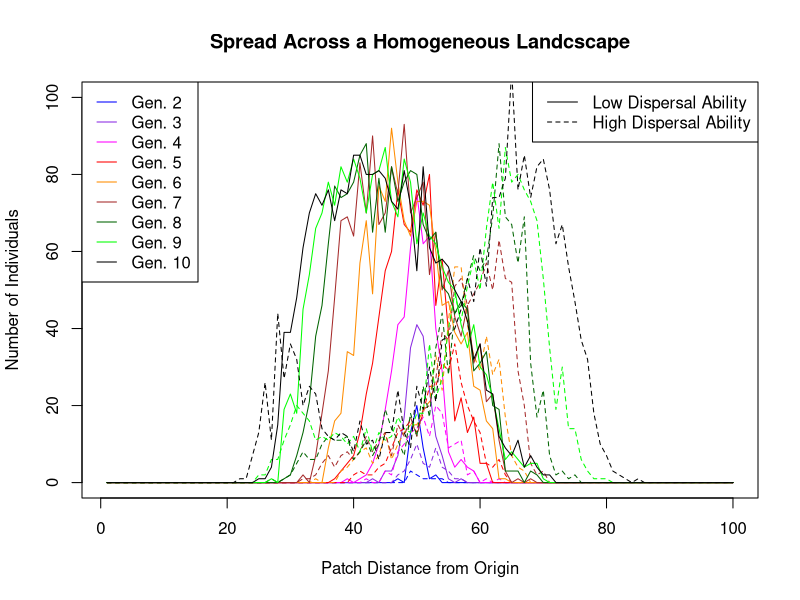
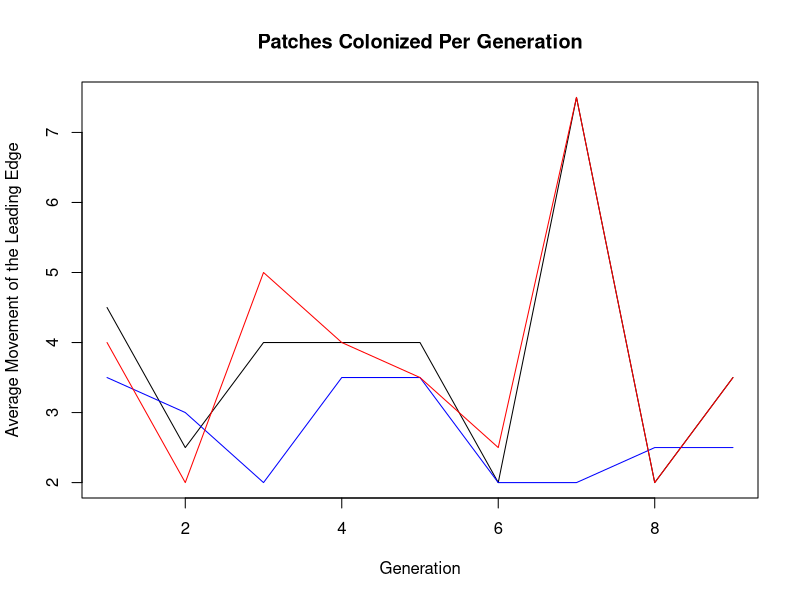
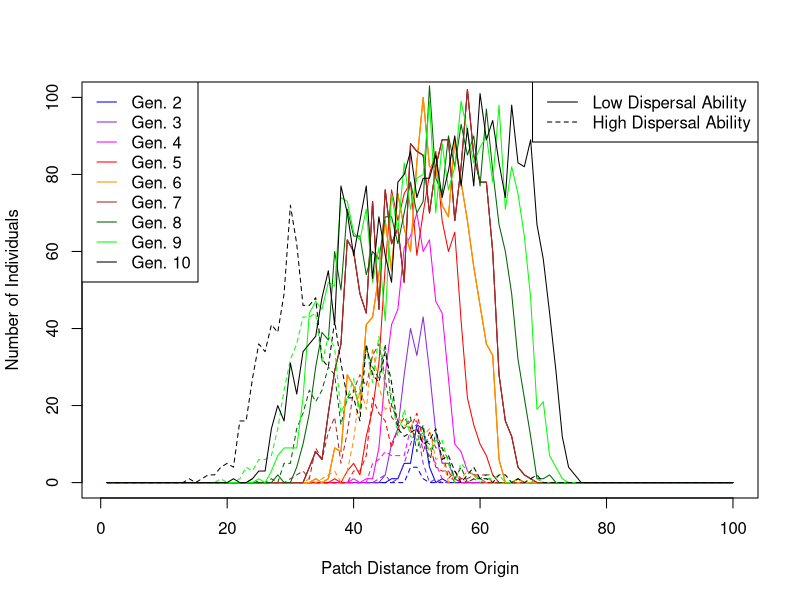
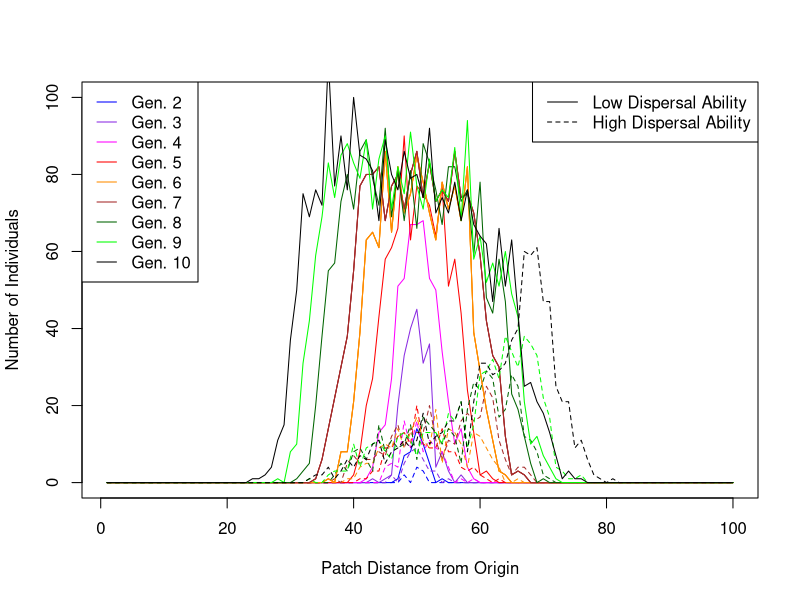
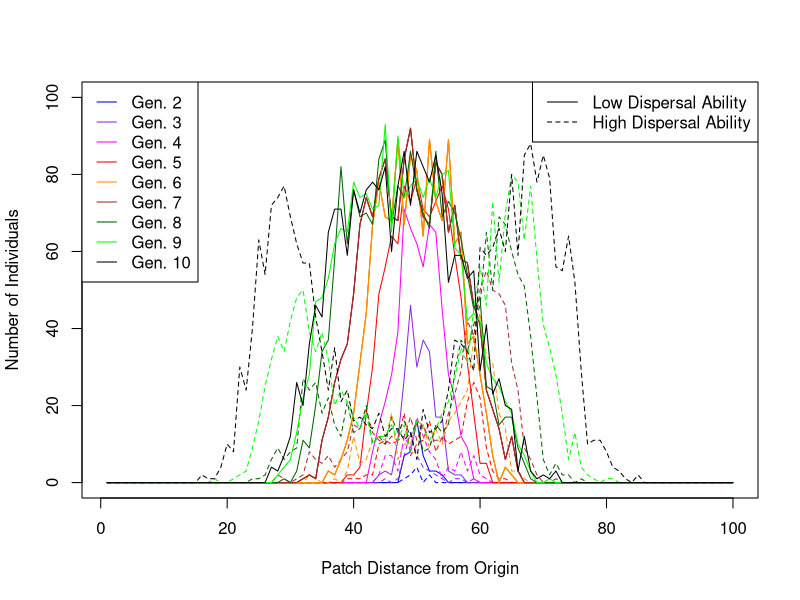
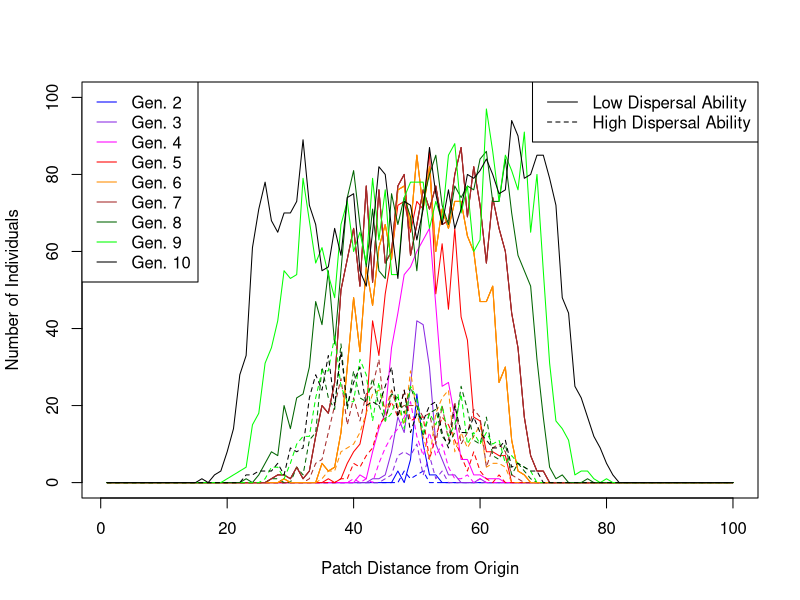
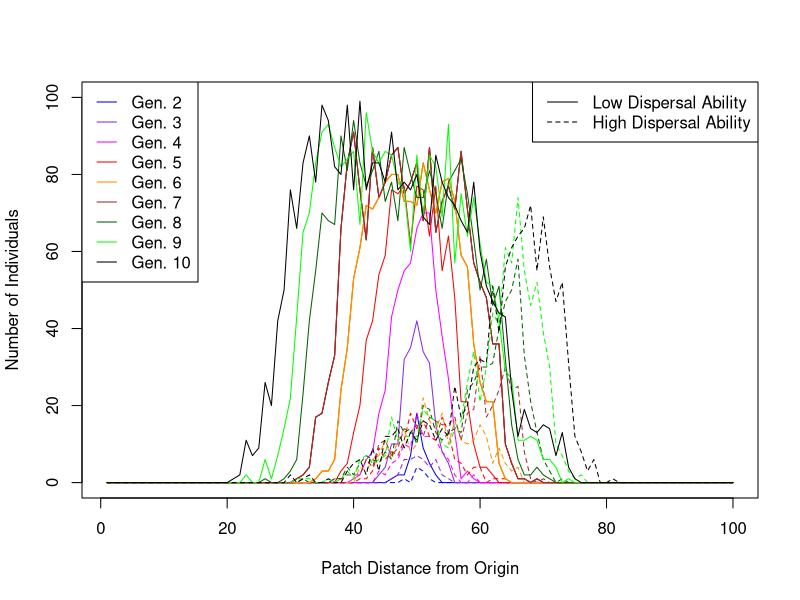
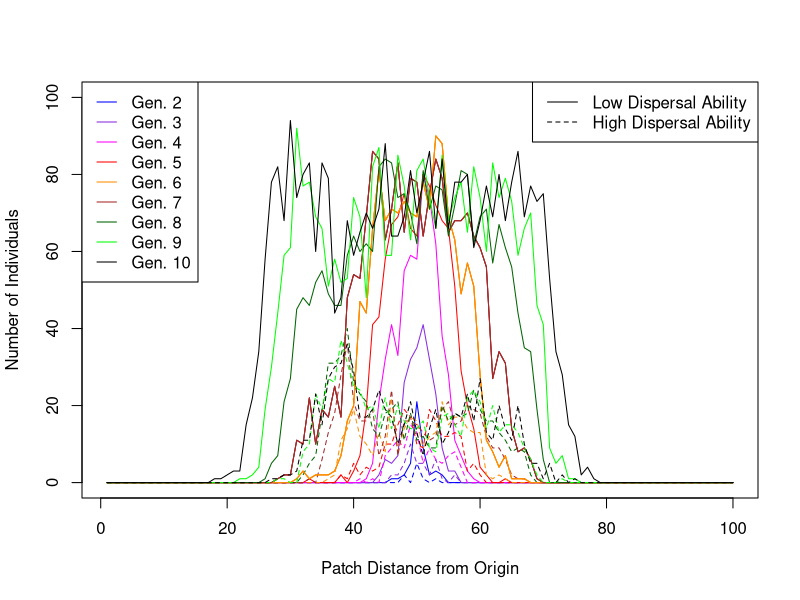

R code for these plots, in order:
## ---- chunk 1
#########################################################

# parameters

#intrinsic rate of increase 
lambda <- 10
#intraspecific competition
alpha <- .1
#distance decay rate (low mdd)
m1 <- 1
#distance decay rate (high mdd)
m2<-0.8
#starting population (small m)
N_0 <- 10
#starting population (big m)
M_0<-2
#number of generations to simulate 
g_max <- 10
#number of patches
patch <- 100
#distance between patches vector
dpatch <- 1
#Define distance vector (for now must be integer distances between patches)
dvect <- seq(from=0,length.out = patch,by=dpatch)

##########################################################
#functions

#seed production function (now discrete)
gNty <- function(j){
  seeds<-vector()
  jnext<-(lambda*j)/(1+alpha*j)
  seeds<-c(seeds,jnext)
  return(round(seeds,0))
}

#dispersal function second version -- refactored to remove unnecessary loops and seperate steps into helpers
disperse2<-function(x,y,m){
  pmove<-vector("numeric", patch)
  if (x==0)
    return(pmove)
  else
    move<-distance(x,m)*direction(x)
  for (i in 1:x){ #this moves seeds to their new home, x is number of seeds, compute for each seed 
    for (j in 1:patch){ #this finds the corresponding home for each seed 
     # place(move[i],pwdist[y,j],pmove[j])
      if (move[i]==pwdist[y,j])
      {pmove[j]<-pmove[j]+1}
    }
  }
 return(pmove) 
}
#dispersal helper -- generate random distances
distance<-function(x,m){
  dist<-round(rexp(x,m),0)
  return(dist)
}

#dispersal helper -- generate random directions
direction<-function(x){
  dir<-rbinom(x,1,0.5)
  sapply(dir,refactor)
}

#direction helper -- refactor 0 to -1
refactor<-function(x){
  if (x==0)
    x<- -1
  else x
}

##########################################################

# Initialize matrices for storing data

#Population Spread Matrix
#Adds values to each row for each generation
#Coloumns correspond to patches defined by dvect
spread<-matrix(0,g_max,patch)
spread[1,50]<-N_0
spreadhm<-matrix(0,g_max,patch)
spreadhm[1,50]<-M_0


#Seeds Dispersed
#vector for storing seeds produced, resets each generation
seedsp1<-vector("numeric", patch)
seedsp2<-vector("numeric",patch)
#matrix containing number of plants/seeds in each patch after dispersal
#rows are originating patches where seeds were produced,
#coloumns are where they disperse to
seedsd1<-matrix(0,patch,patch)
seedsd2<-matrix(0,patch,patch)

#Pairwise Distances Matrix
#Distances between patch i,j for row i 
#and coloumn j
pwdist<-matrix(NA,patch,patch)
for (i in 1:patch){
  for (j in 1:patch){
    pwdist[i,j]<-dvect[j]-dvect[i]
  }
}

####################################################################
## ---- chunk 2
#Run Simulation

for (i in 1:(g_max-1)){ #for each generation
  total<-spread[i,]+spreadhm[i,]
  ratio<-spread[i,]/total
  ratio[is.nan(ratio)] <- 0
  seeds<-gNty(total)
  seedsp1<-round(ratio*seeds)
  seedsp2<-round((1-ratio)*seeds)
  for (j in 1:patch){ #disperse seeds
    seedsd1[j,]<-disperse2(seedsp1[j],j,m1)
    seedsd2[j,]<-disperse2(seedsp2[j],j,m2)
  }
  spread[i+1,]<-apply(seedsd1,2,sum) #fill in next row in population matrix
  spreadhm[i+1,]<-apply(seedsd2,2,sum)
}
## ---- chunk 3
plot(spread[2,], type="l", col="blue",ylim=c(0,100),main="Spread Across a Homogeneous Landcscape", xlab="Patch Distance from Origin", ylab="Number of Individuals")
lines(spreadhm[2,], col="blue",lty=2)
lines(spread[3,], col="blueviolet")
lines(spreadhm[3,], col="blueviolet",lty=2)
lines(spreadhm[4,], col="magenta",lty=2)
lines(spread[4,], col="magenta")
lines(spread[5,], col="red")
lines(spreadhm[5,], col="red",lty=2)
lines(spreadhm[6,], col="darkorange",lty=2)
lines(spread[6,], col="darkorange")
lines(spread[7,], col="brown")
lines(spreadhm[7,], col="brown", lty=2)
lines(spreadhm[8,], col="darkgreen", lty=2)
lines(spread[8,], col="darkgreen")
lines(spread[9,], col="green")
lines(spreadhm[9,], col="green",lty=2)
lines(spreadhm[10,], col="black",lty=2)
lines(spread[10,], col="black")
legend("topleft", legend=c("Gen. 2", "Gen. 3", "Gen. 4", "Gen. 5", "Gen. 6", "Gen. 7", "Gen. 8", "Gen. 9", "Gen. 10"), col=c("blue","blueviolet","magenta","red","darkorange","brown","darkgreen","green","black"), lty=1, ncol=1,seg.len=1.3)
legend("topright", legend=c("Low Dispersal Ability", "High Dispersal Ability"), lty=c(1,2))
## ---- chunk 4
totalspread<-spread+spreadhm
lemove1<-c(3.5,3,2,3.5,3.5,2,2,2.5,2.5)
lemove2<-c(4,2,5,4,3.5,2.5,7.5,2,3.5)
lemovet<-c(4.5,2.5,4,4,4,2,7.5,2,3.5)
plot(lemovet, type="l", main="Patches Colonized Per Generation", xlab="Generation", ylab="Average Movement of the Leading Edge")
lines(lemove1, col="blue")
lines(lemove2,col="red")
## ---- chunk 5
#Run Simulation
for (x in 1:9){
  for (i in 1:(g_max-1)){ #for each generation
  total<-spread[i,]+spreadhm[i,]
  ratio<-spread[i,]/total
  ratio[is.nan(ratio)] <- 0
  seeds<-gNty(total)
  seedsp1<-round(ratio*seeds)
  seedsp2<-round((1-ratio)*seeds)
  for (j in 1:patch){ #disperse seeds
    seedsd1[j,]<-disperse2(seedsp1[j],j,m1)
    seedsd2[j,]<-disperse2(seedsp2[j],j,m2)
  }
  spread[i+1,]<-apply(seedsd1,2,sum) #fill in next row in population matrix
  spreadhm[i+1,]<-apply(seedsd2,2,sum)
}
plot(spread[2,], type="l", col="blue",ylim=c(0,100), xlab="Patch Distance from Origin", ylab="Number of Individuals")
lines(spreadhm[2,], col="blue",lty=2)
lines(spread[3,], col="blueviolet")
lines(spreadhm[3,], col="blueviolet",lty=2)
lines(spreadhm[4,], col="magenta",lty=2)
lines(spread[4,], col="magenta")
lines(spread[5,], col="red")
lines(spreadhm[5,], col="red",lty=2)
lines(spreadhm[6,], col="darkorange",lty=2)
lines(spread[6,], col="darkorange")
lines(spread[7,], col="brown")
lines(spreadhm[7,], col="brown", lty=2)
lines(spread[6,], col="darkorange")
lines(spread[7,], col="brown")
lines(spreadhm[8,], col="darkgreen", lty=2)
lines(spread[6,], col="darkorange")
lines(spread[7,], col="brown")
lines(spread[8,], col="darkgreen")
lines(spread[9,], col="green")
lines(spreadhm[9,], col="green",lty=2)
lines(spreadhm[10,], col="black",lty=2)
lines(spread[10,], col="black")
legend("topleft", legend=c("Gen. 2", "Gen. 3", "Gen. 4", "Gen. 5", "Gen. 6", "Gen. 7", "Gen. 8", "Gen. 9", "Gen. 10"), col=c("blue","blueviolet","magenta","red","darkorange","brown","darkgreen","green","black"), lty=1, ncol=1,seg.len=1.3)
legend("topright", legend=c("Low Dispersal Ability", "High Dispersal Ability"), lty=c(1,2))
}

## ---- chunk 6
#distance decay rate (low mdd)
m1 <- 1
#distance decay rate (high mdd)
m2<-1
#Run Simulation
for (x in 1:10){
  for (i in 1:(g_max-1)){ #for each generation
  total<-spread[i,]+spreadhm[i,]
  ratio<-spread[i,]/total
  ratio[is.nan(ratio)] <- 0
  seeds<-gNty(total)
  seedsp1<-round(ratio*seeds)
  seedsp2<-round((1-ratio)*seeds)
  for (j in 1:patch){ #disperse seeds
    seedsd1[j,]<-disperse2(seedsp1[j],j,m1)
    seedsd2[j,]<-disperse2(seedsp2[j],j,m2)
  }
  spread[i+1,]<-apply(seedsd1,2,sum) #fill in next row in population matrix
  spreadhm[i+1,]<-apply(seedsd2,2,sum)
}
plot(spread[2,], type="l", col="blue",ylim=c(0,100), xlab="Patch Distance from Origin", ylab="Number of Individuals")
lines(spreadhm[2,], col="blue",lty=2)
lines(spread[3,], col="blueviolet")
lines(spreadhm[3,], col="blueviolet",lty=2)
lines(spreadhm[4,], col="magenta",lty=2)
lines(spread[4,], col="magenta")
lines(spread[5,], col="red")
lines(spreadhm[5,], col="red",lty=2)
lines(spreadhm[6,], col="darkorange",lty=2)
lines(spread[6,], col="darkorange")
lines(spread[7,], col="brown")
lines(spreadhm[7,], col="brown", lty=2)
lines(spread[6,], col="darkorange")
lines(spread[7,], col="brown")
lines(spreadhm[8,], col="darkgreen", lty=2)
lines(spread[6,], col="darkorange")
lines(spread[7,], col="brown")
lines(spread[8,], col="darkgreen")
lines(spread[9,], col="green")
lines(spreadhm[9,], col="green",lty=2)
lines(spreadhm[10,], col="black",lty=2)
lines(spread[10,], col="black")
legend("topleft", legend=c("Gen. 2", "Gen. 3", "Gen. 4", "Gen. 5", "Gen. 6", "Gen. 7", "Gen. 8", "Gen. 9", "Gen. 10"), col=c("blue","blueviolet","magenta","red","darkorange","brown","darkgreen","green","black"), lty=1, ncol=1,seg.len=1.3)
legend("topright", legend=c("Larger Population Control", "Smaller Population Control"), lty=c(1,2))
}
## ---- chunk 7
#distance decay rate (low mdd)
m1 <- 1
#distance decay rate (high mdd)
m2<-0.5
#Run Simulation
for (x in 1:10){
  for (i in 1:(g_max-1)){ #for each generation
  total<-spread[i,]+spreadhm[i,]
  ratio<-spread[i,]/total
  ratio[is.nan(ratio)] <- 0
  seeds<-gNty(total)
  seedsp1<-round(ratio*seeds)
  seedsp2<-round((1-ratio)*seeds)
  for (j in 1:patch){ #disperse seeds
    seedsd1[j,]<-disperse2(seedsp1[j],j,m1)
    seedsd2[j,]<-disperse2(seedsp2[j],j,m2)
  }
  spread[i+1,]<-apply(seedsd1,2,sum) #fill in next row in population matrix
  spreadhm[i+1,]<-apply(seedsd2,2,sum)
}
plot(spread[2,], type="l", col="blue",ylim=c(0,100), xlab="Patch Distance from Origin", ylab="Number of Individuals")
lines(spreadhm[2,], col="blue",lty=2)
lines(spread[3,], col="blueviolet")
lines(spreadhm[3,], col="blueviolet",lty=2)
lines(spreadhm[4,], col="magenta",lty=2)
lines(spread[4,], col="magenta")
lines(spread[5,], col="red")
lines(spreadhm[5,], col="red",lty=2)
lines(spreadhm[6,], col="darkorange",lty=2)
lines(spread[6,], col="darkorange")
lines(spread[7,], col="brown")
lines(spreadhm[7,], col="brown", lty=2)
lines(spread[6,], col="darkorange")
lines(spread[7,], col="brown")
lines(spreadhm[8,], col="darkgreen", lty=2)
lines(spread[6,], col="darkorange")
lines(spread[7,], col="brown")
lines(spread[8,], col="darkgreen")
lines(spread[9,], col="green")
lines(spreadhm[9,], col="green",lty=2)
lines(spreadhm[10,], col="black",lty=2)
lines(spread[10,], col="black")
legend("topleft", legend=c("Gen. 2", "Gen. 3", "Gen. 4", "Gen. 5", "Gen. 6", "Gen. 7", "Gen. 8", "Gen. 9", "Gen. 10"), col=c("blue","blueviolet","magenta","red","darkorange","brown","darkgreen","green","black"), lty=1, ncol=1,seg.len=1.3)
legend("topright", legend=c("Low Dispersal Ability", "High Dispersal Ability"), lty=c(1,2))
}
## ---- chunk 8
#distance decay rate (low mdd)
m1 <- 1
#distance decay rate (high mdd)
m2<-1
#Run Simulation
for (x in 1:10){
  m2<-1
  for (i in 1:(g_max-1)){ #for each generation
  total<-spread[i,]+spreadhm[i,]
  ratio<-spread[i,]/total
  ratio[is.nan(ratio)] <- 0
  seeds<-gNty(total)
  m2<-m2-0.05
  seedsp1<-round(ratio*seeds)
  seedsp2<-round((1-ratio)*seeds)
  for (j in 1:patch){ #disperse seeds
    seedsd1[j,]<-disperse2(seedsp1[j],j,m1)
    seedsd2[j,]<-disperse2(seedsp2[j],j,m2)
  }
  spread[i+1,]<-apply(seedsd1,2,sum) #fill in next row in population matrix
  spreadhm[i+1,]<-apply(seedsd2,2,sum)
}
plot(spread[2,], type="l", col="blue",ylim=c(0,100), xlab="Patch Distance from Origin", ylab="Number of Individuals")
lines(spreadhm[2,], col="blue",lty=2)
lines(spread[3,], col="blueviolet")
lines(spreadhm[3,], col="blueviolet",lty=2)
lines(spreadhm[4,], col="magenta",lty=2)
lines(spread[4,], col="magenta")
lines(spread[5,], col="red")
lines(spreadhm[5,], col="red",lty=2)
lines(spreadhm[6,], col="darkorange",lty=2)
lines(spread[6,], col="darkorange")
lines(spread[7,], col="brown")
lines(spreadhm[7,], col="brown", lty=2)
lines(spread[6,], col="darkorange")
lines(spread[7,], col="brown")
lines(spreadhm[8,], col="darkgreen", lty=2)
lines(spread[6,], col="darkorange")
lines(spread[7,], col="brown")
lines(spread[8,], col="darkgreen")
lines(spread[9,], col="green")
lines(spreadhm[9,], col="green",lty=2)
lines(spreadhm[10,], col="black",lty=2)
lines(spread[10,], col="black")
legend("topleft", legend=c("Gen. 2", "Gen. 3", "Gen. 4", "Gen. 5", "Gen. 6", "Gen. 7", "Gen. 8", "Gen. 9", "Gen. 10"), col=c("blue","blueviolet","magenta","red","darkorange","brown","darkgreen","green","black"), lty=1, ncol=1,seg.len=1.3)
legend("topright", legend=c("Low Dispersal Ability", "High Dispersal Ability"), lty=c(1,2))
}
